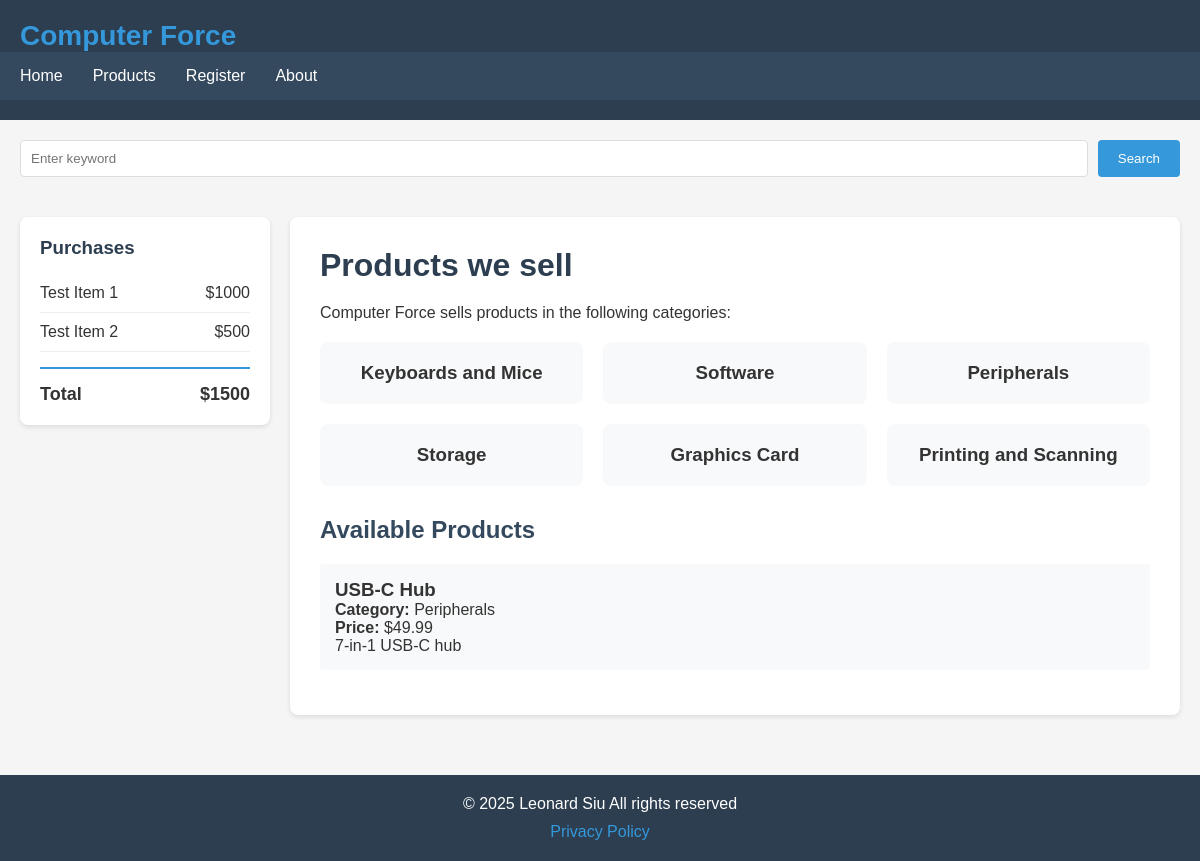
Page /product.php?category=peripherals on the committed database.
### tables this page shows
CREATE TABLE IF NOT EXISTS products (
    id INT AUTO_INCREMENT PRIMARY KEY,
    name VARCHAR(100) NOT NULL,
    category VARCHAR(50) NOT NULL,
    price DECIMAL(10,2) NOT NULL,
    description TEXT,
    created_at TIMESTAMP DEFAULT CURRENT_TIMESTAMP
);

### product.php (the view, shortened to what this page needs)
<?php
require_once 'database/db.php';
$category = isset($_GET['category']) ? $_GET['category'] : '';
$search = isset($_GET['search']) ? $_GET['search'] : '';
$query = "SELECT * FROM products WHERE 1=1";
if ($category) {
    $query .= " AND category LIKE '%" . mysqli_real_escape_string($conn, $category) . "%'";
}
$result = mysqli_query($conn, $query);
?>
<!DOCTYPE html>
<html lang="en">
<head>
    <link rel="stylesheet" href="css/style.css">
</head>
<body>
    <header>
        <div class="header-top">
            <h1 class="logo">Computer Force</h1>
        </div>
        <nav>
            <ul>
                <li><a href="index.php">Home</a></li>
                <li><a href="product.php">Products</a></li>
                <li><a href="register.php">Register</a></li>
                <li><a href="about.php">About</a></li>
            </ul>
        </nav>
    </header>
    <div class="search-container">
        <div class="search-box">
            <input type="text" id="searchKeyword" placeholder="Enter keyword" value="<?php echo htmlspecialchars($search); ?>">
            <button onclick="searchProducts()">Search</button>
        </div>
    </div>
    <div class="container">
        <aside class="sidebar">
            <h3>Purchases</h3>
            <div class="cart-items">
                <div class="cart-item">
                    <span>Test Item 1</span>
                    <span>$1000</span>
                </div>
                <div class="cart-item">
                    <span>Test Item 2</span>
                    <span>$500</span>
                </div>
            </div>
            <div class="cart-total">
                <div style="display: flex; justify-content: space-between;">
                    <span>Total</span>
                    <span>$1500</span>
                </div>
            </div>
        </aside>
        <main class="main-content">
            <h1>Products we sell</h1>
            <p>Computer Force sells products in the following categories:</p>
            <div class="product-categories">
                <div class="category-card">
                    <h3>Keyboards and Mice</h3>
                </div>
                <div class="category-card">
                    <h3>Software</h3>
                </div>
                <div class="category-card">
                    <h3>Peripherals</h3>
                </div>
                <div class="category-card">
                    <h3>Storage</h3>
                </div>
                <div class="category-card">
                    <h3>Graphics Card</h3>
                </div>
                <div class="category-card">
                    <h3>Printing and Scanning</h3>
                </div>
            </div>
            <?php if (mysqli_num_rows($result) > 0): ?>
                <h2 style="margin-top: 30px;">Available Products</h2>
                <div style="margin-top: 20px;">
                    <?php while ($product = mysqli_fetch_assoc($result)): ?>
                        <div style="background: #f8f9fa; padding: 15px; margin-bottom: 15px; border-radius: 4px;">
                            <h3><?php echo htmlspecialchars($product['name']); ?></h3>
                            <p><strong>Category:</strong> <?php echo htmlspecialchars($product['category']); ?></p>
                            <p><strong>Price:</strong> $<?php echo number_format($product['price'], 2); ?></p>
                            <?php if ($product['description']): ?>
                                <p><?php echo htmlspecialchars($product['description']); ?></p>
                            <?php endif; ?>
                        </div>
                    <?php endwhile; ?>
                </div>
            <?php endif; ?>
        </main>
    </div>
    <footer>
        <p>&copy; 2025 Leonard Siu All rights reserved</p>
        <div class="footer-links">
            <a href="privacyPolicy.php">Privacy Policy</a>
        </div>
    </footer>
</body>
</html>

### css/style.css (style rules this page uses)
* { margin: 0; padding: 0; box-sizing: border-box; }
body { font-family: Arial, sans-serif; background-color: #f5f5f5; color: #333; }
header { background-color: #2c3e50; color: white; padding: 20px 0; }
.header-top { max-width: 1200px; margin: 0 auto; padding: 0 20px; }
.logo { font-size: 28px; font-weight: bold; color: #3498db; }
nav { background-color: #34495e; padding: 15px 0; }
nav ul { list-style: none; max-width: 1200px; margin: 0 auto; padding: 0 20px; display: flex; gap: 30px; }
nav a { color: white; text-decoration: none; font-size: 16px; transition: color 0.3s; }
.search-container { max-width: 1200px; margin: 20px auto; padding: 0 20px; }
.search-box { display: flex; gap: 10px; }
.search-box input { flex: 1; padding: 10px; border: 1px solid #ddd; border-radius: 4px; }
.search-box button { padding: 10px 20px; background-color: #3498db; color: white; border: none; border-radius: 4px; cursor: pointer; }
.container { max-width: 1200px; margin: 0 auto; padding: 20px; display: grid; grid-template-columns: 250px 1fr; gap: 20px; }
.sidebar { background-color: white; padding: 20px; border-radius: 8px; box-shadow: 0 2px 5px rgba(0,0,0,0.1); height: fit-content; }
.sidebar h3 { margin-bottom: 15px; color: #2c3e50; }
.cart-items { margin-bottom: 15px; }
.cart-item { display: flex; justify-content: space-between; padding: 10px 0; border-bottom: 1px solid #eee; }
.cart-total { font-weight: bold; font-size: 18px; margin-top: 15px; padding-top: 15px; border-top: 2px solid #3498db; }
.main-content { background-color: white; padding: 30px; border-radius: 8px; box-shadow: 0 2px 5px rgba(0,0,0,0.1); }
.main-content h1 { color: #2c3e50; margin-bottom: 20px; }
.main-content h2 { color: #34495e; margin-top: 20px; margin-bottom: 15px; }
.product-categories { display: grid; grid-template-columns: repeat(auto-fill, minmax(200px, 1fr)); gap: 20px; margin-top: 20px; }
.category-card { background-color: #f8f9fa; padding: 20px; border-radius: 8px; text-align: center; cursor: pointer; transition: transform 0.3s, box-shadow 0.3s; }
footer { background-color: #2c3e50; color: white; text-align: center; padding: 20px; margin-top: 40px; }
.footer-links { margin-top: 10px; }
.footer-links a { color: #3498db; text-decoration: none; margin: 0 10px; }

### rows in the picture
products: name "USB-C Hub", category "Peripherals", price "49.99", description "7-in-1 USB-C hub"
